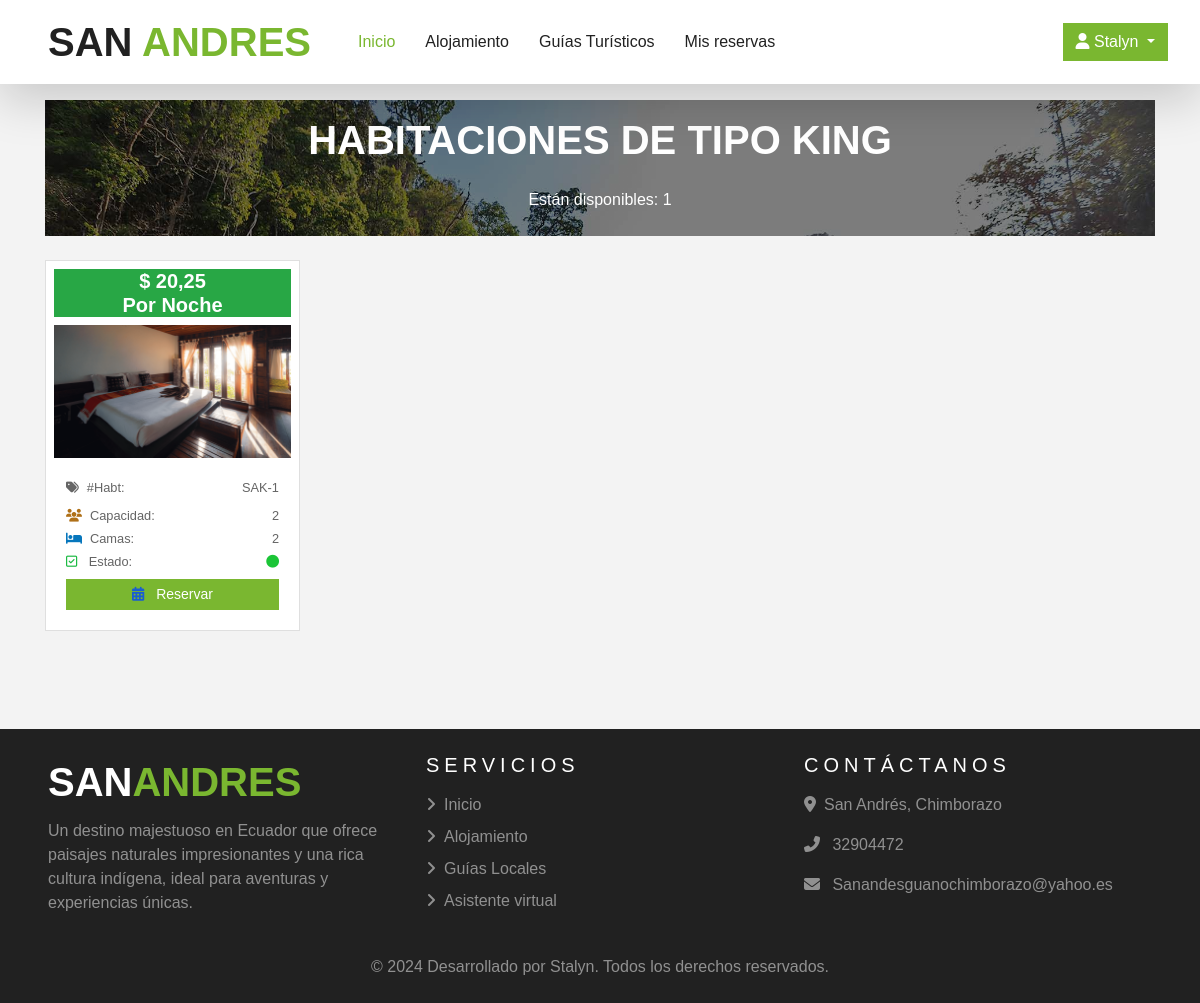
The app's page /detalle/1/tipos-alojamiento/2/ (signed in), older data.
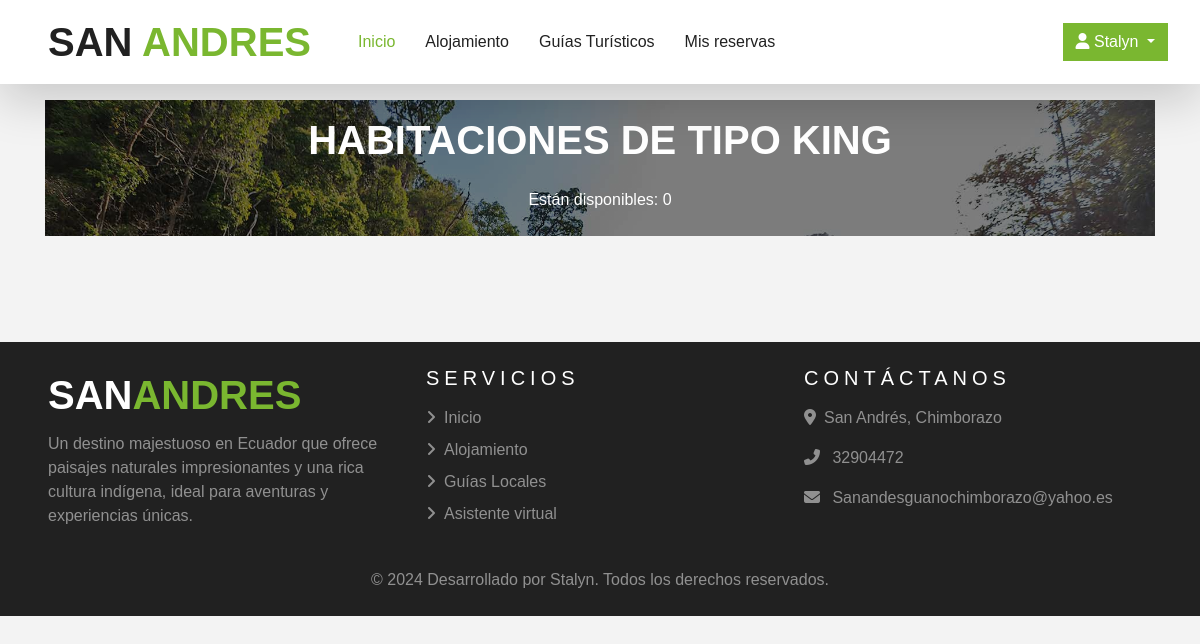
The same page, newer data.
### alojamiento/models.py (models this page shows, shortened)
class Habitacion(models.Model):
    alojamiento = models.ForeignKey(Alojamiento, on_delete=models.CASCADE)
    alojamiento_tipo = models.ForeignKey(TipoAlojamiento, on_delete=models.CASCADE)
    numero_habitacion = models.CharField(max_length=1000, unique=True)
    descripcion = models.TextField(null=True, blank= True)
    disponible = models.BooleanField(default=True)
    class Meta:
        verbose_name_plural = "Habitaciones"

class TipoAlojamiento(models.Model):
    alojamiento = models.ForeignKey(Alojamiento, on_delete=models.CASCADE)
    tipo = models.CharField(max_length=1000)
    precio = models.DecimalField(max_digits=12, decimal_places=2, default=0.00,validators=[MinValueValidator(0)])
    imagen_1 = models.FileField(upload_to="galeria_tipo_alojamiento", null=False, blank=False)
    numero_camas = models.PositiveSmallIntegerField(default=0, validators=[MinValueValidator(0)])
    capacidad = models.PositiveSmallIntegerField(default=0, validators=[MinValueValidator(0)])
    class Meta:
        verbose_name_plural = "Tipo Alojamiento"

### alojamiento/views.py (the view)
# urls.py: path("detalle/<int:pk>/tipos-alojamiento/<int:ta_pk>/", views.tipos_alojamiento_detalle, name="tipos_alojamiento_detalle"),
@login_required(login_url="userauths:sign-in")
def tipos_alojamiento_detalle(request, pk, ta_pk):
    alojamiento = Alojamiento.objects.get(estado="Aprobado", pk=pk)
    tipos_alojamiento = TipoAlojamiento.objects.get(alojamiento=alojamiento, pk=ta_pk)
    habitaciones = Habitacion.objects.filter(alojamiento_tipo=tipos_alojamiento, disponible=True)
    id= request.GET.get("alojamiento-id")
    fecha_ingreso = request.GET.get("fecha_ingreso")
    fecha_salida = request.GET.get("fecha_salida")
    num_adultos = request.GET.get("num_adultos")
    num_ninos = request.GET.get("num_ninos")
    context = {
        "alojamiento": alojamiento,
        "tipos_alojamiento": tipos_alojamiento,
        "habitaciones": habitaciones,
        "fecha_ingreso": fecha_ingreso,
        "fecha_salida": fecha_salida,
        "num_adultos": num_adultos,
        "num_ninos": num_ninos,
    }
    return render(request, "alojamiento/tipos_alojamiento_detalle.html", context)

### templates/alojamiento/tipos_alojamiento_detalle.html (shortened to what this page needs)
{% extends 'base.html' %}
{% load static %}
{% block content %}
<div class="container">
    <div class="row">
        <div class="col-12">
            <div class="bg-light mt-3 text-center pb-4 bg-registration">
                <div>
                    <h1 class="font-weight-bolder text-uppercase text-center text-light py-3">
                        Habitaciones de tipo {{tipos_alojamiento.tipo}}
                    </h1>
                </div>
                <span class="text-light">
                    Están disponibles: {{habitaciones.count}}
                </span>
            </div>
        </div>
    </div>
    <div class="row mt-3">
<div class="col-lg-12 ">
    <div class="row row-cols-1 row-cols-md-4 g-4">
        {% for habitacion in habitaciones %}
        <div class="col py-2">
            <div class="card h-100">
                <div class="text-center">
                    <h5 class="mt-2 text-center font-weight-bolder bg-success text-light ml-2 mr-2">
                        $ {{tipos_alojamiento.precio}} <br />
                        Por Noche
                    </h5>
                </div>
                <img src="{{tipos_alojamiento.imagen_1.url}}" class="card-img-top px-2" alt="..." />
                <div class="card-body">
                    <div>
                        <div class="d-flex justify-content-between small">
                            <div class="d-flex align-items-center"><i class="fa-solid fa-tags mr-2"></i>#Habt:</div>
                            <div class="">
                                {{ habitacion.numero_habitacion }}
                            </div>
                        </div>
                        <div class="small d-flex justify-content-between mt-2">
                            <div><i class="fa-solid fa-users mr-2" style="color: #af7018;"></i>Capacidad:</div>
                            <div>
                                {{tipos_alojamiento.capacidad}}
                            </div>
                        </div>
                        <div class="small d-flex justify-content-between mt-1">
                            <div><i class="fa-solid fa-bed mr-2" style="color: #0676bc;"></i>Camas:</div>
                            <div>
                                {{tipos_alojamiento.numero_camas}}
                            </div>
                        </div>
                        <div class="small d-flex justify-content-between mt-1">
                            <div><i class="fa-regular fa-square-check mr-2" style="color: #1cba43;"></i> Estado:</div>
                            <div>
                                {{habitacion.disponibles}} <i class="fa-solid fa-circle" style="color: #1bc537;"></i>
                            </div>
                        </div>
                        <a href="{% url 'reservacion:mi-reserva' %}?habitacion_id={{ habitacion.id }}&num_habitacion={{ habitacion.numero_habitacion }}" class="mt-2 btn btn-primary btn-sm btn-lg btn-block add-to-selection">
                            <i class="fa-solid fa-calendar-days mr-2" style="color: #1a5dd1;"></i> Reservar
                        </a>
                    </div>
                </div>
            </div>
        </div>
        {% endfor %}
    </div>
</div>
    </div>
</div>
{% endblock %}

Row changes from the older to the newer data that the page shows:
no longer on this page (row edited): Habitacion: {{ tipos_alojamiento.precio }} "20,25", imagen_1 (picture), numero_habitacion "SAK-1", {{ tipos_alojamiento.capacidad }} "2", {{ tipos_alojamiento.numero_camas }} "2"
Text that changed along with them:
{{ habitaciones.count }}: "1" → "0"
